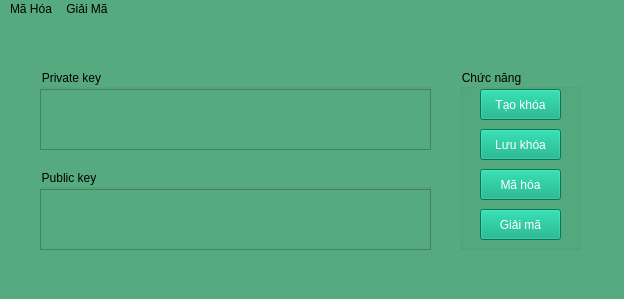
<?xml version="1.0" encoding="UTF-8"?>
<ui version="4.0">
 <class>MainWindow</class>
 <widget class="QMainWindow" name="MainWindow">
  <property name="geometry">
   <rect>
    <x>0</x>
    <y>0</y>
    <width>624</width>
    <height>299</height>
   </rect>
  </property>
  <property name="font">
   <font>
    <pointsize>12</pointsize>
    <weight>50</weight>
    <bold>false</bold>
   </font>
  </property>
  <property name="windowTitle">
   <string>Mã Hóa RSA</string>
  </property>
  <property name="styleSheet">
   <string notr="true">background-color: rgb(85, 170, 127);</string>
  </property>
  <property name="iconSize">
   <size>
    <width>24</width>
    <height>24</height>
   </size>
  </property>
  <widget class="QWidget" name="centralwidget">
   <widget class="QGroupBox" name="groupBox_2">
    <property name="geometry">
     <rect>
      <x>40</x>
      <y>50</y>
      <width>391</width>
      <height>81</height>
     </rect>
    </property>
    <property name="title">
     <string>Private key</string>
    </property>
    <widget class="QTextBrowser" name="tB_PrivateKey">
     <property name="geometry">
      <rect>
       <x>0</x>
       <y>20</y>
       <width>391</width>
       <height>61</height>
      </rect>
     </property>
    </widget>
   </widget>
   <widget class="QGroupBox" name="groupBox_3">
    <property name="geometry">
     <rect>
      <x>40</x>
      <y>150</y>
      <width>391</width>
      <height>81</height>
     </rect>
    </property>
    <property name="title">
     <string>Public key</string>
    </property>
    <widget class="QTextBrowser" name="tB_PublicKey">
     <property name="geometry">
      <rect>
       <x>0</x>
       <y>20</y>
       <width>391</width>
       <height>61</height>
      </rect>
     </property>
    </widget>
   </widget>
   <widget class="QGroupBox" name="groupBox_4">
    <property name="geometry">
     <rect>
      <x>460</x>
      <y>50</y>
      <width>121</width>
      <height>181</height>
     </rect>
    </property>
    <property name="title">
     <string>Chức năng</string>
    </property>
    <widget class="QPushButton" name="pB_CreateKey">
     <property name="geometry">
      <rect>
       <x>20</x>
       <y>20</y>
       <width>81</width>
       <height>31</height>
      </rect>
     </property>
     <property name="styleSheet">
      <string notr="true">background-color: rgb(0, 170, 127);
color: rgb(255, 255, 255);</string>
     </property>
     <property name="text">
      <string>Tạo khóa</string>
     </property>
    </widget>
    <widget class="QPushButton" name="pB_LuuFile">
     <property name="geometry">
      <rect>
       <x>20</x>
       <y>60</y>
       <width>81</width>
       <height>31</height>
      </rect>
     </property>
     <property name="styleSheet">
      <string notr="true">background-color: rgb(0, 170, 127);
color: rgb(255, 255, 255);</string>
     </property>
     <property name="text">
      <string>Lưu khóa</string>
     </property>
    </widget>
    <widget class="QPushButton" name="pB_Encrypt">
     <property name="geometry">
      <rect>
       <x>20</x>
       <y>100</y>
       <width>81</width>
       <height>31</height>
      </rect>
     </property>
     <property name="styleSheet">
      <string notr="true">background-color: rgb(0, 170, 127);
color: rgb(255, 255, 255);</string>
     </property>
     <property name="text">
      <string>Mã hóa</string>
     </property>
    </widget>
    <widget class="QPushButton" name="pB_Decrypt">
     <property name="geometry">
      <rect>
       <x>20</x>
       <y>140</y>
       <width>81</width>
       <height>31</height>
      </rect>
     </property>
     <property name="styleSheet">
      <string notr="true">background-color: rgb(0, 170, 127);
color: rgb(255, 255, 255);</string>
     </property>
     <property name="text">
      <string>Giải mã</string>
     </property>
    </widget>
   </widget>
  </widget>
  <widget class="QMenuBar" name="menubar">
   <property name="geometry">
    <rect>
     <x>0</x>
     <y>0</y>
     <width>624</width>
     <height>22</height>
    </rect>
   </property>
   <widget class="QMenu" name="menuM_H_a">
    <property name="title">
     <string>Mã Hóa</string>
    </property>
    <widget class="QMenu" name="menuRSA">
     <property name="title">
      <string>RSA</string>
     </property>
     <addaction name="ac_MH_TaoKhoa"/>
     <addaction name="separator"/>
     <addaction name="ac_MH_RSA_2"/>
    </widget>
    <addaction name="ac_MH_SDES"/>
    <addaction name="separator"/>
    <addaction name="ac_MH_Belasco"/>
    <addaction name="separator"/>
    <addaction name="ac_MH_ChuyenVi"/>
    <addaction name="separator"/>
    <addaction name="ac_MH_Vigenere"/>
    <addaction name="separator"/>
    <addaction name="menuRSA"/>
   </widget>
   <widget class="QMenu" name="menuGi_i_M">
    <property name="title">
     <string>Giải Mã</string>
    </property>
    <widget class="QMenu" name="menuRSA_2">
     <property name="title">
      <string>RSA</string>
     </property>
     <addaction name="ac_GM_TaoKhoa"/>
     <addaction name="separator"/>
     <addaction name="ac_GM_RSA_2"/>
    </widget>
    <addaction name="ac_GM_SDES"/>
    <addaction name="separator"/>
    <addaction name="ac_GM_Belasco"/>
    <addaction name="separator"/>
    <addaction name="ac_GM_ChuyenVi"/>
    <addaction name="separator"/>
    <addaction name="ac_GM_Vigenre"/>
    <addaction name="separator"/>
    <addaction name="menuRSA_2"/>
   </widget>
   <addaction name="menuM_H_a"/>
   <addaction name="menuGi_i_M"/>
  </widget>
  <widget class="QStatusBar" name="statusbar"/>
  <action name="ac_MH_RSA">
   <property name="text">
    <string>RSA</string>
   </property>
  </action>
  <action name="ac_MH_SDES">
   <property name="text">
    <string>SDES</string>
   </property>
  </action>
  <action name="ac_MH_Belasco">
   <property name="text">
    <string>Belasco</string>
   </property>
  </action>
  <action name="ac_MH_ChuyenVi">
   <property name="text">
    <string>Chuyển vị</string>
   </property>
  </action>
  <action name="ac_GM_RSA">
   <property name="text">
    <string>RSA</string>
   </property>
  </action>
  <action name="ac_GM_SDES">
   <property name="text">
    <string>SDES</string>
   </property>
  </action>
  <action name="ac_GM_Belasco">
   <property name="text">
    <string>Belasco</string>
   </property>
  </action>
  <action name="ac_GM_ChuyenVi">
   <property name="text">
    <string>Chuyển vị</string>
   </property>
  </action>
  <action name="ac_MH_Vigenere">
   <property name="text">
    <string>Vigenere</string>
   </property>
  </action>
  <action name="ac_GM_Vigenre">
   <property name="text">
    <string>Vigenere</string>
   </property>
  </action>
  <action name="ac_MH_TaoKhoa">
   <property name="text">
    <string>Tạo khóa</string>
   </property>
  </action>
  <action name="ac_MH_RSA_2">
   <property name="text">
    <string>Mã hóa</string>
   </property>
  </action>
  <action name="ac_GM_TaoKhoa">
   <property name="text">
    <string>Tạo Khóa</string>
   </property>
  </action>
  <action name="ac_GM_RSA_2">
   <property name="text">
    <string>Giải Mã</string>
   </property>
  </action>
 </widget>
 <resources/>
 <connections/>
</ui>
